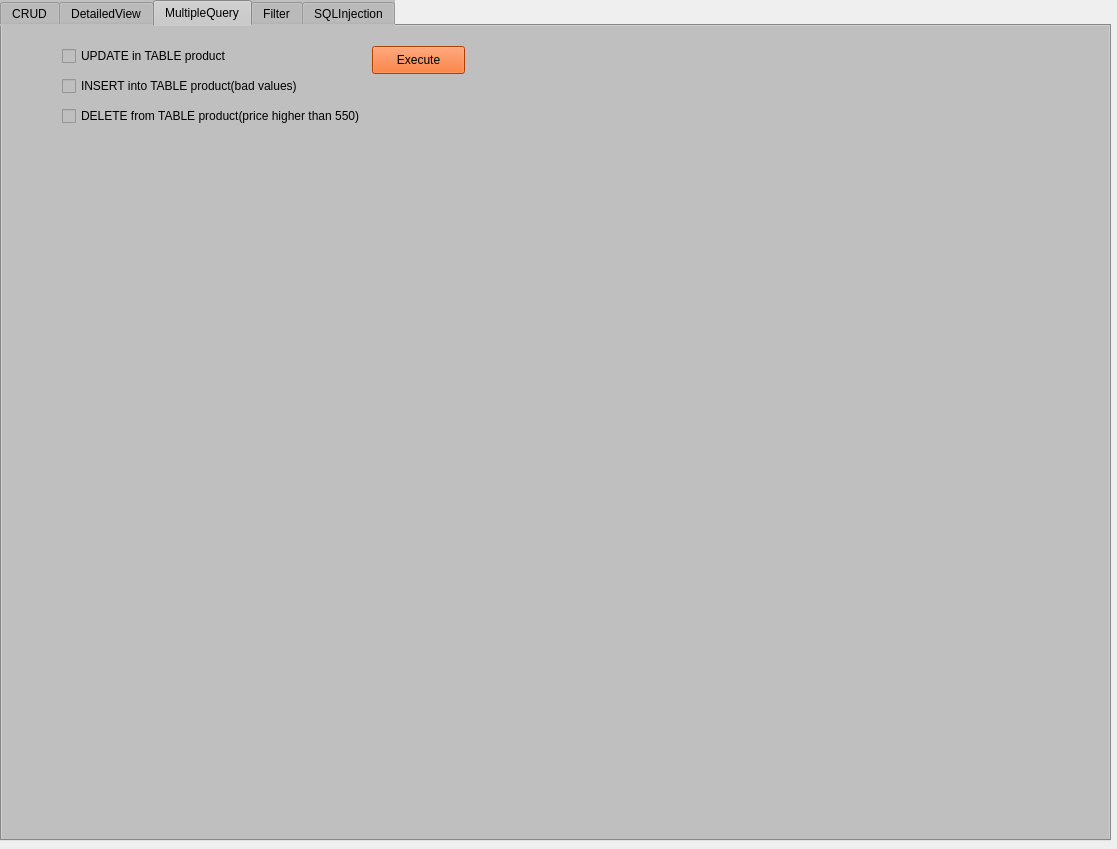
<?xml version="1.0" encoding="UTF-8"?>
<ui version="4.0">
 <class>Dialog</class>
 <widget class="QDialog" name="Dialog">
  <property name="geometry">
   <rect>
    <x>0</x>
    <y>0</y>
    <width>1117</width>
    <height>849</height>
   </rect>
  </property>
  <property name="windowTitle">
   <string>Dialog</string>
  </property>
  <widget class="QTabWidget" name="tabWidget">
   <property name="geometry">
    <rect>
     <x>0</x>
     <y>0</y>
     <width>1111</width>
     <height>841</height>
    </rect>
   </property>
   <property name="styleSheet">
    <string notr="true">background-color: rgb(191, 191, 191);</string>
   </property>
   <property name="tabShape">
    <enum>QTabWidget::Rounded</enum>
   </property>
   <property name="currentIndex">
    <number>2</number>
   </property>
   <widget class="QWidget" name="CRUD">
    <attribute name="title">
     <string>CRUD</string>
    </attribute>
    <widget class="QPushButton" name="create_Button">
     <property name="geometry">
      <rect>
       <x>190</x>
       <y>40</y>
       <width>93</width>
       <height>28</height>
      </rect>
     </property>
     <property name="styleSheet">
      <string notr="true">border-color: rgb(255, 255, 255);
background-color: rgb(255, 85, 0);
alternate-background-color: rgb(255, 255, 0);

</string>
     </property>
     <property name="text">
      <string>Create</string>
     </property>
    </widget>
    <widget class="QTextEdit" name="textEdit">
     <property name="geometry">
      <rect>
       <x>160</x>
       <y>130</y>
       <width>121</width>
       <height>31</height>
      </rect>
     </property>
     <property name="styleSheet">
      <string notr="true">background-color: rgb(255, 255, 255);</string>
     </property>
    </widget>
    <widget class="QTextEdit" name="textEdit_2">
     <property name="geometry">
      <rect>
       <x>290</x>
       <y>130</y>
       <width>121</width>
       <height>31</height>
      </rect>
     </property>
     <property name="styleSheet">
      <string notr="true">background-color: rgb(255, 255, 255);</string>
     </property>
    </widget>
    <widget class="QTextEdit" name="textEdit_3">
     <property name="geometry">
      <rect>
       <x>420</x>
       <y>130</y>
       <width>121</width>
       <height>31</height>
      </rect>
     </property>
     <property name="styleSheet">
      <string notr="true">background-color: rgb(255, 255, 255);</string>
     </property>
    </widget>
    <widget class="QTextEdit" name="textEdit_4">
     <property name="geometry">
      <rect>
       <x>550</x>
       <y>130</y>
       <width>121</width>
       <height>31</height>
      </rect>
     </property>
     <property name="styleSheet">
      <string notr="true">background-color: rgb(255, 255, 255);</string>
     </property>
    </widget>
    <widget class="QTextEdit" name="textEdit_5">
     <property name="geometry">
      <rect>
       <x>680</x>
       <y>130</y>
       <width>121</width>
       <height>31</height>
      </rect>
     </property>
     <property name="styleSheet">
      <string notr="true">background-color: rgb(255, 255, 255);</string>
     </property>
    </widget>
    <widget class="QTextEdit" name="textEdit_6">
     <property name="geometry">
      <rect>
       <x>810</x>
       <y>130</y>
       <width>121</width>
       <height>31</height>
      </rect>
     </property>
     <property name="styleSheet">
      <string notr="true">background-color: rgb(255, 255, 255);</string>
     </property>
    </widget>
    <widget class="QPushButton" name="read_Button">
     <property name="geometry">
      <rect>
       <x>360</x>
       <y>40</y>
       <width>93</width>
       <height>28</height>
      </rect>
     </property>
     <property name="styleSheet">
      <string notr="true">background-color: rgb(255, 85, 0);
</string>
     </property>
     <property name="text">
      <string>Read</string>
     </property>
    </widget>
    <widget class="QPushButton" name="update_Button">
     <property name="geometry">
      <rect>
       <x>540</x>
       <y>40</y>
       <width>93</width>
       <height>28</height>
      </rect>
     </property>
     <property name="styleSheet">
      <string notr="true">background-color: rgb(255, 85, 0);
</string>
     </property>
     <property name="text">
      <string>Update</string>
     </property>
    </widget>
    <widget class="QPushButton" name="delete_Button">
     <property name="geometry">
      <rect>
       <x>720</x>
       <y>40</y>
       <width>93</width>
       <height>28</height>
      </rect>
     </property>
     <property name="styleSheet">
      <string notr="true">background-color: rgb(255, 85, 0);
</string>
     </property>
     <property name="text">
      <string>Delete</string>
     </property>
    </widget>
    <widget class="QLabel" name="info_label_1">
     <property name="geometry">
      <rect>
       <x>210</x>
       <y>0</y>
       <width>591</width>
       <height>31</height>
      </rect>
     </property>
     <property name="font">
      <font>
       <pointsize>12</pointsize>
      </font>
     </property>
     <property name="text">
      <string/>
     </property>
    </widget>
    <widget class="QTableWidget" name="tableWidget_2">
     <property name="geometry">
      <rect>
       <x>10</x>
       <y>170</y>
       <width>1081</width>
       <height>631</height>
      </rect>
     </property>
     <property name="styleSheet">
      <string notr="true">
background-color: rgb(255, 255, 255);</string>
     </property>
    </widget>
    <widget class="QTextEdit" name="textEdit_7">
     <property name="geometry">
      <rect>
       <x>30</x>
       <y>130</y>
       <width>121</width>
       <height>31</height>
      </rect>
     </property>
     <property name="styleSheet">
      <string notr="true">background-color: rgb(255, 255, 255);</string>
     </property>
     <property name="readOnly">
      <bool>true</bool>
     </property>
    </widget>
   </widget>
   <widget class="QWidget" name="DetailedView">
    <attribute name="title">
     <string>DetailedView</string>
    </attribute>
    <widget class="QLabel" name="label">
     <property name="geometry">
      <rect>
       <x>70</x>
       <y>30</y>
       <width>55</width>
       <height>16</height>
      </rect>
     </property>
     <property name="text">
      <string/>
     </property>
    </widget>
    <widget class="QTableWidget" name="tableWidget">
     <property name="geometry">
      <rect>
       <x>50</x>
       <y>80</y>
       <width>1001</width>
       <height>691</height>
      </rect>
     </property>
     <property name="styleSheet">
      <string notr="true">background-color: rgb(255, 255, 255);</string>
     </property>
    </widget>
   </widget>
   <widget class="QWidget" name="MultipleQuery">
    <attribute name="title">
     <string>MultipleQuery</string>
    </attribute>
    <widget class="QCheckBox" name="_checkBox">
     <property name="geometry">
      <rect>
       <x>60</x>
       <y>20</y>
       <width>241</width>
       <height>20</height>
      </rect>
     </property>
     <property name="text">
      <string>UPDATE in TABLE product</string>
     </property>
    </widget>
    <widget class="QCheckBox" name="_checkBox_2">
     <property name="geometry">
      <rect>
       <x>60</x>
       <y>50</y>
       <width>271</width>
       <height>20</height>
      </rect>
     </property>
     <property name="text">
      <string>INSERT into TABLE product(bad values)</string>
     </property>
    </widget>
    <widget class="QCheckBox" name="_checkBox_3">
     <property name="geometry">
      <rect>
       <x>60</x>
       <y>80</y>
       <width>321</width>
       <height>20</height>
      </rect>
     </property>
     <property name="text">
      <string>DELETE from TABLE product(price higher than 550)</string>
     </property>
    </widget>
    <widget class="QPushButton" name="execute_Button_1">
     <property name="geometry">
      <rect>
       <x>370</x>
       <y>20</y>
       <width>93</width>
       <height>28</height>
      </rect>
     </property>
     <property name="styleSheet">
      <string notr="true">background-color: rgb(255, 85, 0);
</string>
     </property>
     <property name="text">
      <string>Execute</string>
     </property>
    </widget>
    <widget class="QLabel" name="label_3">
     <property name="geometry">
      <rect>
       <x>70</x>
       <y>140</y>
       <width>1001</width>
       <height>81</height>
      </rect>
     </property>
     <property name="font">
      <font>
       <pointsize>20</pointsize>
      </font>
     </property>
     <property name="text">
      <string/>
     </property>
    </widget>
   </widget>
   <widget class="QWidget" name="Filter">
    <attribute name="title">
     <string>Filter</string>
    </attribute>
    <widget class="QComboBox" name="comboBox">
     <property name="geometry">
      <rect>
       <x>10</x>
       <y>10</y>
       <width>191</width>
       <height>21</height>
      </rect>
     </property>
     <property name="styleSheet">
      <string notr="true">background-color: rgb(231, 231, 231);</string>
     </property>
    </widget>
    <widget class="QTextEdit" name="textEdit_8">
     <property name="geometry">
      <rect>
       <x>230</x>
       <y>0</y>
       <width>104</width>
       <height>31</height>
      </rect>
     </property>
     <property name="styleSheet">
      <string notr="true">background-color: rgb(255, 255, 255);</string>
     </property>
    </widget>
    <widget class="QPushButton" name="filter_Button">
     <property name="geometry">
      <rect>
       <x>240</x>
       <y>40</y>
       <width>93</width>
       <height>28</height>
      </rect>
     </property>
     <property name="styleSheet">
      <string notr="true">background-color: rgb(255, 85, 0);
</string>
     </property>
     <property name="text">
      <string>Filter</string>
     </property>
    </widget>
    <widget class="QTableWidget" name="tableWidget_4">
     <property name="geometry">
      <rect>
       <x>10</x>
       <y>90</y>
       <width>1091</width>
       <height>721</height>
      </rect>
     </property>
     <property name="styleSheet">
      <string notr="true">background-color: rgb(255, 255, 255);</string>
     </property>
    </widget>
    <widget class="QComboBox" name="comboBox_2">
     <property name="geometry">
      <rect>
       <x>10</x>
       <y>40</y>
       <width>191</width>
       <height>21</height>
      </rect>
     </property>
     <property name="styleSheet">
      <string notr="true">background-color: rgb(231, 231, 231);</string>
     </property>
    </widget>
   </widget>
   <widget class="QWidget" name="SQLInjection">
    <attribute name="title">
     <string>SQLInjection</string>
    </attribute>
    <widget class="QTextEdit" name="textEdit_9">
     <property name="geometry">
      <rect>
       <x>20</x>
       <y>50</y>
       <width>791</width>
       <height>31</height>
      </rect>
     </property>
     <property name="styleSheet">
      <string notr="true">background-color: rgb(255, 255, 255);</string>
     </property>
     <property name="html">
      <string>&lt;!DOCTYPE HTML PUBLIC &quot;-//W3C//DTD HTML 4.0//EN&quot; &quot;http://www.w3.org/TR/REC-html40/strict.dtd&quot;&gt;
&lt;html&gt;&lt;head&gt;&lt;meta name=&quot;qrichtext&quot; content=&quot;1&quot; /&gt;&lt;style type=&quot;text/css&quot;&gt;
p, li { white-space: pre-wrap; }
&lt;/style&gt;&lt;/head&gt;&lt;body style=&quot; font-family:'MS Shell Dlg 2'; font-size:7.8pt; font-weight:400; font-style:normal;&quot;&gt;
&lt;p style=&quot; margin-top:0px; margin-bottom:0px; margin-left:0px; margin-right:0px; -qt-block-indent:0; text-indent:0px;&quot;&gt;20); DROP TABLE mydb.users;  --&lt;/p&gt;&lt;/body&gt;&lt;/html&gt;</string>
     </property>
    </widget>
    <widget class="QPushButton" name="execute_Button_2">
     <property name="geometry">
      <rect>
       <x>830</x>
       <y>50</y>
       <width>93</width>
       <height>28</height>
      </rect>
     </property>
     <property name="styleSheet">
      <string notr="true">background-color: rgb(255, 85, 0);
</string>
     </property>
     <property name="text">
      <string>Execute</string>
     </property>
    </widget>
    <widget class="QTableWidget" name="tableWidget_5">
     <property name="geometry">
      <rect>
       <x>10</x>
       <y>150</y>
       <width>1091</width>
       <height>661</height>
      </rect>
     </property>
     <property name="styleSheet">
      <string notr="true">background-color: rgb(255, 255, 255);</string>
     </property>
    </widget>
    <widget class="QLabel" name="label_2">
     <property name="geometry">
      <rect>
       <x>30</x>
       <y>10</y>
       <width>831</width>
       <height>31</height>
      </rect>
     </property>
     <property name="font">
      <font>
       <pointsize>12</pointsize>
      </font>
     </property>
     <property name="text">
      <string>SQL INJECTION SIMULATION</string>
     </property>
    </widget>
    <widget class="QPushButton" name="recreate_Button">
     <property name="geometry">
      <rect>
       <x>980</x>
       <y>90</y>
       <width>111</width>
       <height>28</height>
      </rect>
     </property>
     <property name="styleSheet">
      <string notr="true">background-color: rgb(255, 85, 0);
</string>
     </property>
     <property name="text">
      <string>Recreate Table</string>
     </property>
    </widget>
    <widget class="QPushButton" name="refresh_Button">
     <property name="geometry">
      <rect>
       <x>980</x>
       <y>50</y>
       <width>111</width>
       <height>28</height>
      </rect>
     </property>
     <property name="styleSheet">
      <string notr="true">background-color: rgb(255, 85, 0);
</string>
     </property>
     <property name="text">
      <string>Refresh</string>
     </property>
    </widget>
    <widget class="QTextEdit" name="textEdit_10">
     <property name="geometry">
      <rect>
       <x>20</x>
       <y>90</y>
       <width>791</width>
       <height>31</height>
      </rect>
     </property>
     <property name="styleSheet">
      <string notr="true">background-color: rgb(255, 255, 255);</string>
     </property>
     <property name="html">
      <string>&lt;!DOCTYPE HTML PUBLIC &quot;-//W3C//DTD HTML 4.0//EN&quot; &quot;http://www.w3.org/TR/REC-html40/strict.dtd&quot;&gt;
&lt;html&gt;&lt;head&gt;&lt;meta name=&quot;qrichtext&quot; content=&quot;1&quot; /&gt;&lt;style type=&quot;text/css&quot;&gt;
p, li { white-space: pre-wrap; }
&lt;/style&gt;&lt;/head&gt;&lt;body style=&quot; font-family:'MS Shell Dlg 2'; font-size:7.8pt; font-weight:400; font-style:normal;&quot;&gt;
&lt;p style=&quot; margin-top:0px; margin-bottom:0px; margin-left:0px; margin-right:0px; -qt-block-indent:0; text-indent:0px;&quot;&gt;10 OR 1=1&lt;/p&gt;&lt;/body&gt;&lt;/html&gt;</string>
     </property>
    </widget>
    <widget class="QPushButton" name="execute_Button_3">
     <property name="geometry">
      <rect>
       <x>830</x>
       <y>90</y>
       <width>93</width>
       <height>28</height>
      </rect>
     </property>
     <property name="styleSheet">
      <string notr="true">background-color: rgb(255, 85, 0);
</string>
     </property>
     <property name="text">
      <string>Execute</string>
     </property>
    </widget>
   </widget>
  </widget>
 </widget>
 <resources/>
 <connections/>
</ui>
